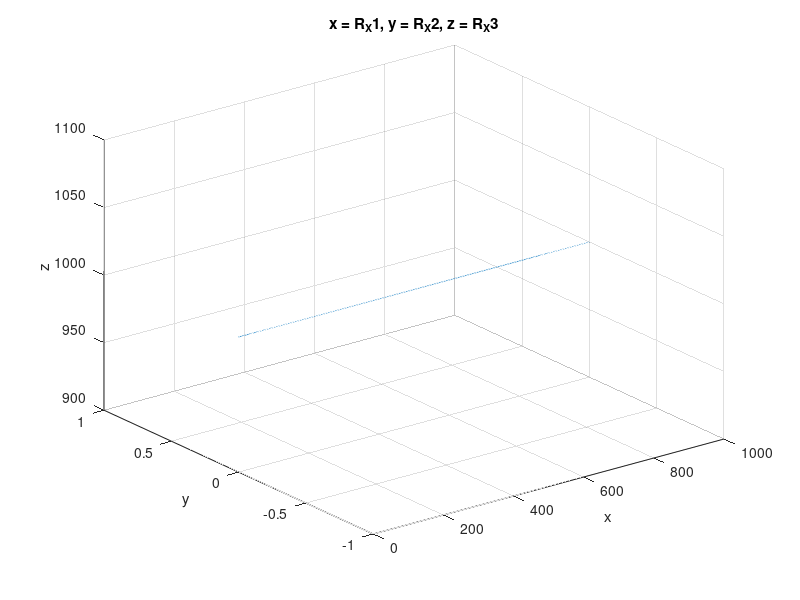

Here is the MATLAB script that generated this plot:
function test2
plot1;
return

%------------------------------------------------------------
%------------------------------------------------------------
%------------------------------------------------------------
function X1 = R_X1(T)
V1=1.0;
X1_Start=0;
X1 = X1_Start + V1*T;
%------------------------------------------------------------
function X2 = R_X2(T)
V2=0.0;
X2_Start=0;
X2 = X2_Start + V2*T;
%------------------------------------------------------------
function X3 = R_X3(T)
V3=0.0;
X3_Start=1000;
X3 = X3_Start + V3*T;

%------------------------------------------------------------
%------------------------------------------------------------
%------------------------------------------------------------
function plot1

ezplot3(@R_X1,@R_X2,@R_X3,[0,1000])